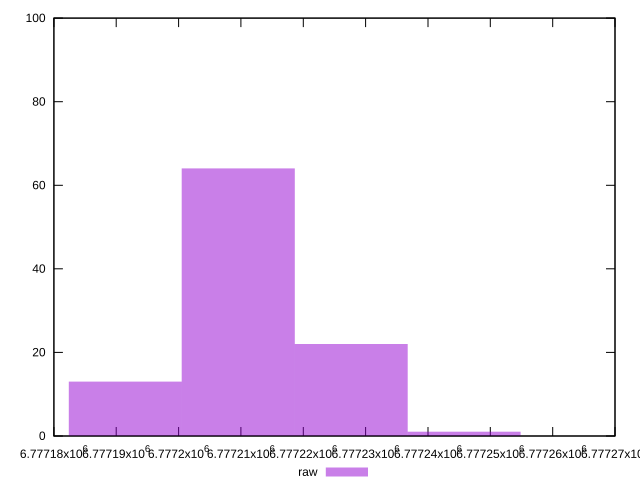

Here is the gnuplot script that generated this plot:
reset
set terminal svg size 640, 490 enhanced background rgb 'white'
set output "report_00007_2020-12-11T15:55:29.892Z/total-byte-weight/samples/pages+cached+noexternal/raw/histogram.svg"

$raw <<EOF
6777209.561216205 64
6777227.671057161 22
6777191.45137525 13
6777245.780898117 1
EOF

set key outside below
set boxwidth 18.10984095582427
set yrange [0:100]
set style fill transparent solid 0.5 noborder

plot \
  $raw title "raw" with boxes, \


reset
